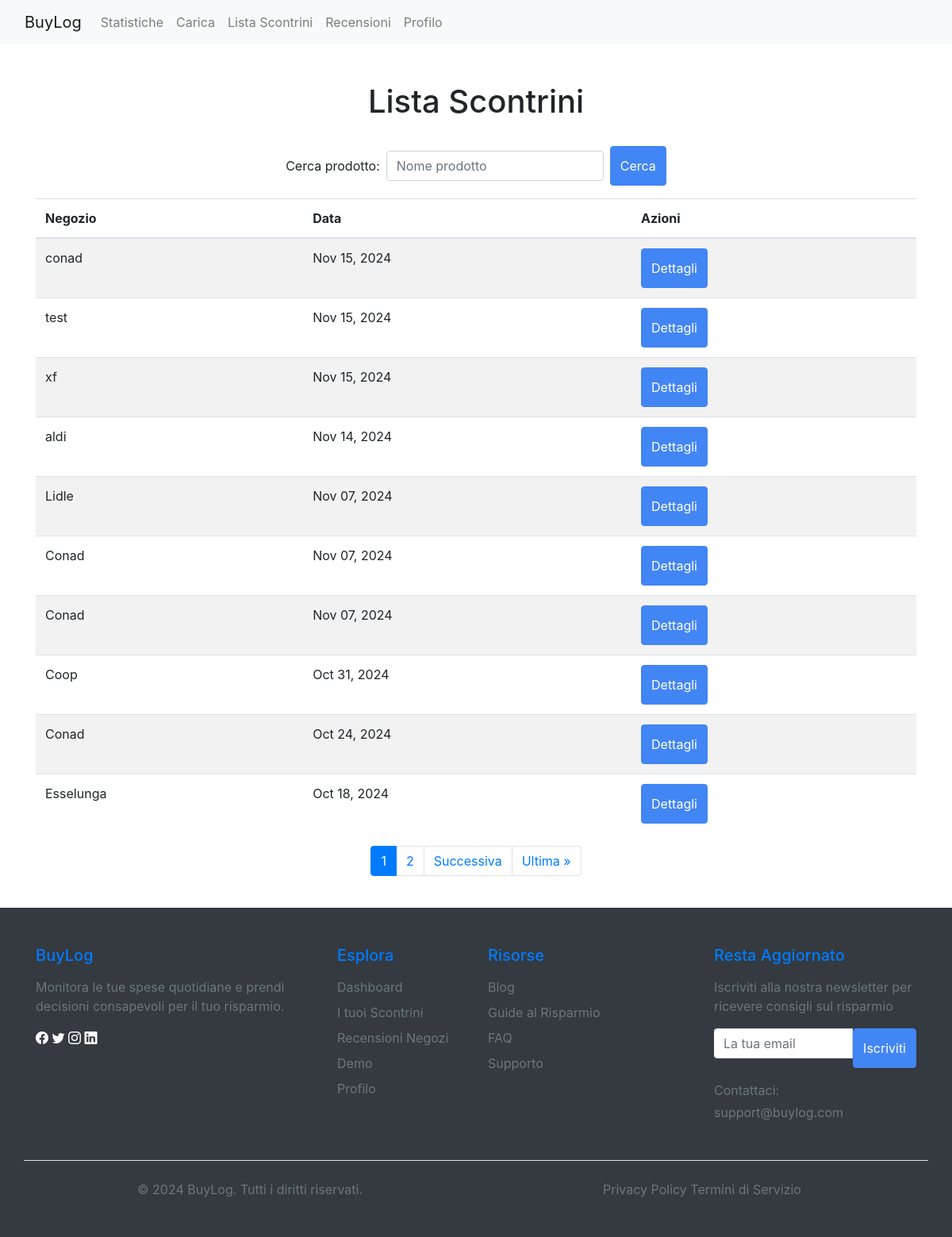
Screenshot of /scontrini/lista/ (signed in) with the database file from the repository.
### scontrini/models.py (models this page shows, shortened)
class Scontrino(models.Model):
    utente = models.ForeignKey(User, on_delete=models.CASCADE)
    negozio = models.ForeignKey(Negozio, on_delete=models.CASCADE)
    data = models.DateTimeField()
    totale = models.DecimalField(
        max_digits=10, decimal_places=2, default=0.00)
    mostra_categoria = models.BooleanField(default=True)
    class Meta:
        verbose_name_plural = 'Scontrini'

class Negozio(models.Model):
    nome = models.CharField(max_length=100)
    recensione_media = models.FloatField(null=True, blank=True)
    class Meta:
        verbose_name_plural = 'Negozi'

### scontrini/views.py (the view)
# urls.py: path('lista/', lista_scontrini, name='lista_scontrini'),
@login_required
def lista_scontrini(request):
    page = request.GET.get('page', 1)
    scontrini = Scontrino.objects.filter(utente=request.user).order_by('-data')
    paginator = Paginator(scontrini, 10)  # 15 scontrini per pagina
    try:
        scontrini_paginati = paginator.page(page)
    except:
        scontrini_paginati = paginator.page(1)
    return render(request, 'scontrini/lista_scontrini.html', {
        'scontrini': scontrini_paginati
    })

### scontrini/templates/scontrini/lista_scontrini.html (shortened to what this page needs)
{% extends 'scontrini/base.html' %}
{% block content %}
<div class="container mt-5">
    <center>
        <h1>Lista Scontrini</h1>
    </center>
    <br>
    <div class="d-flex justify-content-center mb-3">
        <form method="GET" action="{% url 'scontrini:ricerca_prodotto' %}" class="form-inline">
            <div class="form-group mr-2">
                <label for="cerca_prodotto" class="mr-2">Cerca prodotto:</label>
                <input type="text" id="cerca_prodotto" name="prodotto" class="form-control" placeholder="Nome prodotto">
            </div>
            <button type="submit" class="btn btn-primary">Cerca</button>
        </form>
    </div>
    <table class="table table-striped">
        <thead>
            <tr>
                <th>Negozio</th>
                <th>Data</th>
                <th>Azioni</th>
            </tr>
        </thead>
        <tbody>
            {% for scontrino in scontrini %}
            <tr>
                <td>{{ scontrino.negozio.nome }}</td>
                <td>{{ scontrino.data|date:"M d, Y" }}</td>
                <td>
                    <a href="{% url 'scontrini:dettagli_scontrino' scontrino.id %}" class="btn btn-primary">Dettagli</a>
                </td>
            </tr>
            {% endfor %}
        </tbody>
    </table>
    {% if scontrini.paginator.num_pages > 1 %}
    <nav aria-label="Navigazione pagine">
        <ul class="pagination justify-content-center">
            {% for num in scontrini.paginator.page_range %}
                {% if scontrini.number == num %}
                    <li class="page-item active">
                        <span class="page-link">{{ num }}</span>
                    </li>
                {% elif num > scontrini.number|add:'-3' and num < scontrini.number|add:'3' %}
                    <li class="page-item">
                        <a class="page-link" href="?page={{ num }}">{{ num }}</a>
                    </li>
                {% endif %}
            {% endfor %}
            {% if scontrini.has_next %}
                <li class="page-item">
                    <a class="page-link" href="?page={{ scontrini.next_page_number }}">Successiva</a>
                </li>
                <li class="page-item">
                    <a class="page-link" href="?page={{ scontrini.paginator.num_pages }}">Ultima &raquo;</a>
                </li>
            {% endif %}
        </ul>
    </nav>
    {% endif %}
</div>
{% endblock %}

### static/css/style.css (style rules this page uses)
body { min-height: 100vh; display: flex; flex-direction: column; }

### static/css/auth.css (style rules this page uses)
.btn-primary { background-color: #4285f4; border-color: #4285f4; padding: 12px; }
.form-group { margin-bottom: 1.5rem; }

### rows the page displays
Scontrino: negozio.nome "conad", data "Nov 15, 2024"
Scontrino: negozio.nome "test", data "Nov 15, 2024"
Scontrino: negozio.nome "xf", data "Nov 15, 2024"
Scontrino: negozio.nome "aldi", data "Nov 14, 2024"
Scontrino: negozio.nome "Lidle", data "Nov 07, 2024"
Scontrino: negozio.nome "Conad", data "Nov 07, 2024"
Scontrino: negozio.nome "Conad", data "Nov 07, 2024"
Scontrino: negozio.nome "Coop", data "Oct 31, 2024"
Scontrino: negozio.nome "Conad", data "Oct 24, 2024"
Scontrino: negozio.nome "Esselunga", data "Oct 18, 2024"

### other values shown
{{ num }} "1"
{{ num }} "2"
